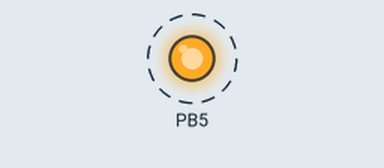
Recording of a program running on a simulated ATmega328P, built with avr-gcc and emulated at 16 MHz. On the bench: output pins drawn as LEDs (lit = HIGH). Dashed ring = blinking.

Above: at 0.5 s.
Timing chart, 0 to 4.6 s (numbered marks = the images above):
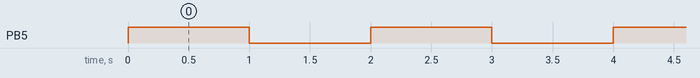

Measured:
- by itself, PB5: alternates HIGH for 1.0 s and LOW for 1.0 s

The program:

main.c
```c
/*
 * Blinky.c
 *
 * Created: 29/03/2024 5:00:21 PM
 * Author : Greg Schreiber
 */

// Standard AVR Include Files
#include <avr/io.h>

// Set for the on board 16 MHz Crystal Oscillator
#define F_CPU 16000000UL

// Delay Include File
#include <util/delay.h>

/*
 * This function is the main run function
 *
 * Return: It always returns an int output
 * Arguments: Void (nil)
 */
int main(void){

	// On board LED is connected to Pin B5
	DDRB = (1<<5);

    /* Application Code */
    while (1){

		// Write Pin B5 High and Wait 1.0 seconds
		PORTB = (1<<5);
		_delay_ms(1000);

		// Write Pin B5 Low and Wait 1.0 seconds
		PORTB = (0<<5);
		_delay_ms(1000);
    }
}
```
